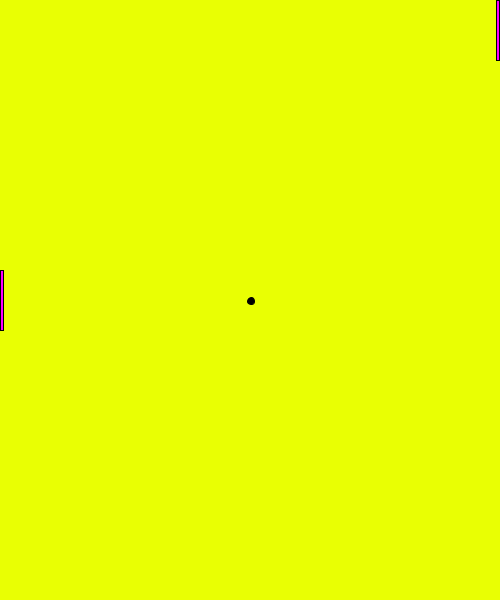
Frame 1 (no input)
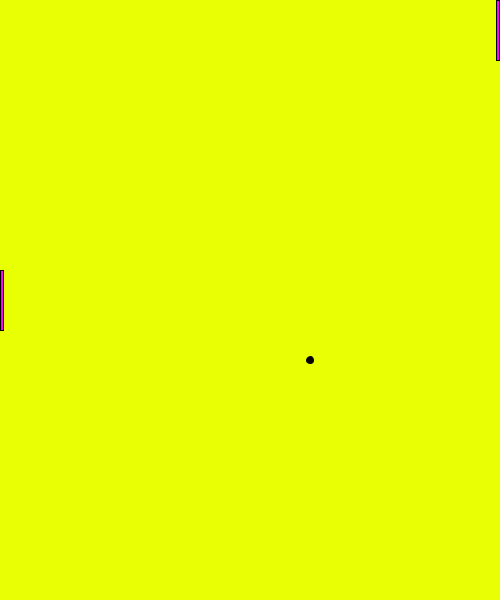
Frame 60 (the mouse pressed at the canvas centre just before this capture)
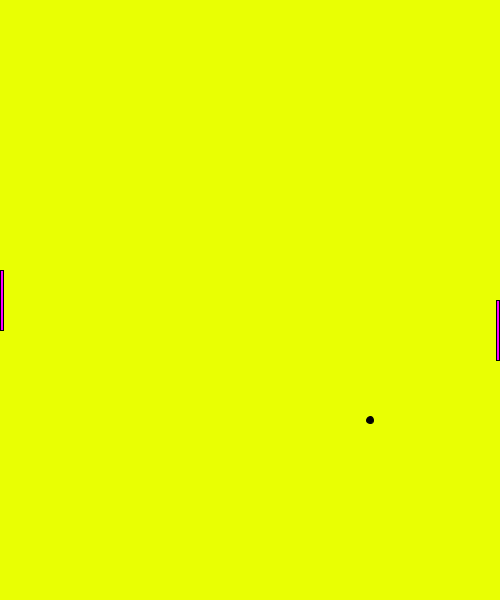
Frame 120 (the mouse held since frame 60 and released just before this capture)

The Processing sketch that drew these frames (run headless with seeded random() and noise(); from frame 60 on, the mouse is pressed at the canvas centre):

// Processing sketch: New_Linear_Pong_Game
// ── New_Linear_Pong_Game.pde
// Global Variables
int ballX, ballY;
int ballStartX, ballStartY;
int ballDiameter;
int ballMoveX = 1, ballMoveY = 1;
int paddleWidthRatio; //Variable is being repeated in setup() figuring good width of paddle, half of ballDiameter
//Reason: do not bounce of the edge of the paddle
int paddleHeightRatio = 10;
int [] paddle = {0, 0}; //Paddle width and height
int [] player = new int [4]; //Alternate way of initializing an Array, for paddles
//0: Player1_X, 1:Player1_Y, 2:Player2_X, 3:Player2_Y
// End Global Variables

void setup() {
  size(500, 600);
  ballStartX = width/2;
  ballStartY = height/2;
  ballX = ballStartX;
  ballY = ballStartY;
  ballDiameter = width/70; //must pick one dimension for both ellipse diameters, for a circle

  paddleWidthRatio = ballDiameter/2;
  paddle[0] = paddleWidthRatio; 
  paddle[1] = height/paddleHeightRatio; 
  player[0] = 0;
  player[1] = height/2 - height/paddleHeightRatio/2; //middle minus half the paddle to find the paddle's center
  int section = width / paddleWidthRatio; // Local Variable: calculate the divisions of the paddle and draw in the last one
  player[2] = width*(section-1)/section; // *(paddlewidthRatio-1)/paddlewidthRatio
  player[3] = height/2;
}

void draw() {
  background(#E9FF03); //Yellow

  //Calcualting "next" ball position
  //Section necessary when calling functions so passing current arguements
  ballX += ballMoveX; //origonally x+1 operation
  ballY += ballMoveY; //origonally x+1 operation

  //Ball Movement within Pong Table
  if (ballX == width || ballX == 0) {
    ballMoveX= ballMoveX * (-1);
  }
  if (ballY == height || ballY == 0) {
    ballMoveY = ballMoveY * (-1);
  }
  //Printing Ball
  fill(0); //Black
  ellipse(ballX, ballY, ballDiameter, ballDiameter);

  //Code to Move Paddles, keyboard and mouseX&Y key variables
  //Player 1 Movement
  if (keyPressed == true & key == CODED) { //alternate is void keyPressed(){}, always contains the most recent keyboard key stroke
    if (keyCode == UP) { //KeyCode is used for UP, DOWN, LEFT, and RIGHT; and ALT, CONTROL, and SHIFT
      if (player[1] >= 5) { //Easier to use && instead of nesting IF Statements
        player[1] -= 5; //Review incrementation other than -1
      }
      if (player[1] < 0) { //Catch any subtraction equalling less than zero
        player[1] = 0;
      }
    }

    if (keyCode == DOWN) {
      if (player[1] + paddle[1] <= height) {
        player[1] += 5; //Review incrementation other than +1
      }
      if (player[1] + paddle[1] > height) {
        player[1] = height - paddle[1] - 1; //Cannot add "player[1] + paddle[1]" in an assignment; thus, algebra needed
        //Note: the "-1" shows the black border of the paddle at the bottom, which looks more aesthetic
        //Note: the height is actaully -1 pixel because of the border
      }
    }
  } //End of keyPressed

  //Player 2 Movement
  if (mouseY >=0 || mouseY - paddle[1] < height) {
    player[3] = mouseY;
  }
  if (mouseY >= height - paddle[1]) {
    player[3] = height - paddle[1] - 1;
  }
  //println (mouseY);

  //Drawing Paddles
  fill(#FF00FF); //Purple
  rect(player[0], player[1], paddle[0], paddle[1]);
  rect(player[2], player[3], paddle[0], paddle[1]);
  fill(0); //Reseting to Black

  //Debugging Ball Position
  //print ("Ball X-Value: " + ballX);
  //println (", Ball Y-Value: " + ballY);
}
